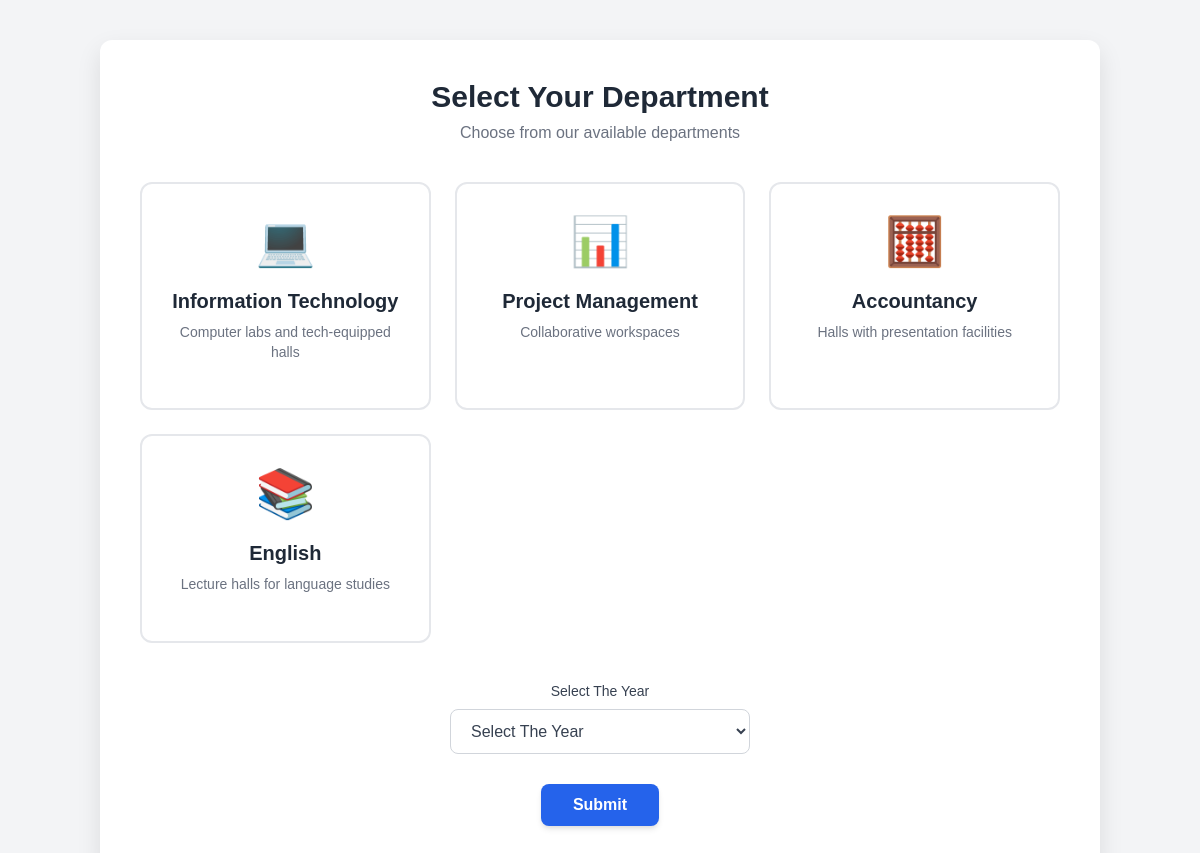
Screenshot of /department with the database file from the repository.
### app.py (models this page shows)
class Department(db.Model):
   id=db.Column(db.Integer,primary_key=True)
   department_name=db.Column(db.String(50),nullable=False,unique = True)

### app.py (the view)
@app.route('/department',methods = ['GET', 'POST'])
def department():
   departments = Department.query.all()
   if request.method == "POST":
      session['selected_department'] = request.form.get('faculty')
      session['selected_year'] = request.form.get('year')
      return redirect(url_for('selectDatetime'))
   return render_template('department.html',departments=departments)

### templates/department.html (shortened to what this page needs)
{% extends "base.html" %}
    {% block head %}
        <link rel="stylesheet" href="{{ url_for('static', filename='css/select_depatment.css') }}">
    {% endblock %}
{% block content %}
    <form action="" method="post" class="form-container">
        <div class="page-header">
            <h1>Select Your Department</h1>
            <p>Choose from our available departments</p>
        </div>
        <div class="department-grid">
            {% for department in departments %}
            <label for="{{department.id}}" class="department-card">
                <div class="department-icon {% if department.department_name == 'Information Technology' %}icon-it{% elif department.department_name == 'Project Management' %}icon-pm{% elif department.department_name == 'English' %}icon-english{% elif department.department_name == 'Accountancy' %}icon-accountancy{% else %}icon-default{% endif %}"></div>
                <h2 class="department-title">{{department.department_name}}</h2>
                <p class="department-description">
                    {% if department.department_name == "Information Technology" %}
                        Computer labs and tech-equipped halls
                    {% elif department.department_name == "Project Management" %}
                        Collaborative workspaces
                    {% elif department.department_name == "English" %}
                        Lecture halls for language studies
                    {% elif department.department_name == "Accountancy" %}
                        Halls with presentation facilities
                    {% else %}
                        Diverse learning environments
                    {% endif %}
                </p>
            </label>
            {% endfor %}
        </div>
        <div class="year-selection">
            <label for="deleteYear">Select The Year</label>
            <select id="deleteYear" name="year" required class="year-select">
                <option value="" disabled selected>Select The Year</option>
            </select>
        </div>
        <div class="submit-section">
            <input type="submit" value="Submit" class="submit-btn">
        </div>
    </form>
{% endblock %}

### static/css/base.css (style rules this page uses)
body { font-family: Arial, sans-serif; margin: 20px; background-color: #f5f5f5; }

### static/css/select_depatment.css (style rules this page uses)
* { margin: 0; padding: 0; box-sizing: border-box; }
body { font-family: 'Arial', sans-serif; background-color: #f3f4f6; min-height: 100vh; display: flex; flex-direction: column; align-items: center; justify-content: center; padding: 20px; }
.form-container { background-color: white; padding: 40px; border-radius: 12px; box-shadow: 0 10px 25px rgba(0, 0, 0, 0.1); width: 100%; max-width: 1000px; }
.page-header { text-align: center; margin-bottom: 40px; }
.page-header h1 { font-size: 30px; font-weight: bold; color: #1f2937; margin-bottom: 10px; }
.page-header p { color: #6b7280; font-size: 16px; }
.department-grid { display: grid; grid-template-columns: repeat(auto-fit, minmax(250px, 1fr)); gap: 24px; margin-bottom: 40px; }
.department-card { display: block; padding: 30px; border: 2px solid #e5e7eb; border-radius: 12px; transition: all 0.3s ease-in-out; cursor: pointer; text-align: center; text-decoration: none; color: inherit; background-color: white; }
.department-icon { color: #3b82f6; font-size: 48px; margin-bottom: 20px; }
.department-title { font-size: 20px; font-weight: 600; color: #1f2937; margin-bottom: 10px; }
.department-description { font-size: 14px; color: #6b7280; margin-bottom: 16px; line-height: 1.4; }
.year-selection { margin-bottom: 30px; text-align: center; }
.year-selection label { display: block; color: #374151; font-size: 14px; font-weight: 500; margin-bottom: 10px; }
.year-select { display: block; width: 100%; max-width: 300px; margin: 0 auto; padding: 12px 16px; border: 1px solid #d1d5db; border-radius: 8px; font-size: 16px; background-color: white; color: #374151; transition: border-color 0.2s; }
.submit-section { text-align: center; }
.submit-btn { background-color: #2563eb; color: white; padding: 12px 32px; border-radius: 8px; font-weight: 600; cursor: pointer; border: none; font-size: 16px; transition: background-color 0.3s; box-shadow: 0 4px 6px -1px rgba(0, 0, 0, 0.1), 0 2px 4px -1px rgba(0, 0, 0, 0.06); }
.icon-it::before { content: "💻"; }
.icon-pm::before { content: "📊"; }
.icon-english::before { content: "📚"; }
.icon-accountancy::before { content: "🧮"; }

### rows the page displays
Department: department_name "Information Technology", shows "Computer labs and tech-equipped halls"
Department: department_name "Project Management", shows "Collaborative workspaces"
Department: department_name "Accountancy", shows "Halls with presentation facilities"
Department: department_name "English", shows "Lecture halls for language studies"
